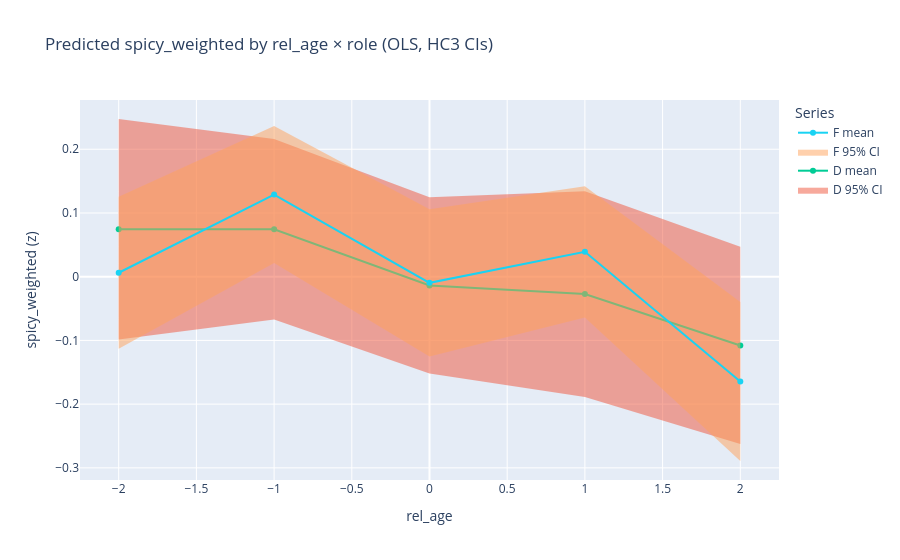

The notebook cell this image was saved under:
### Code cell
fig = go.Figure()

for role, g in pred.groupby("role"):
    g = g.sort_values("rel_age")
    # CI ribbon
    fig.add_traces(
        [
            go.Scatter(
                x=g["rel_age"],
                y=g["ci_hi"],
                mode="lines",
                line=dict(width=0),
                showlegend=False,
                hoverinfo="skip",
            ),
            go.Scatter(
                x=g["rel_age"],
                y=g["ci_lo"],
                mode="lines",
                line=dict(width=0),
                fill="tonexty",
                name=f"{role} 95% CI",
                hoverinfo="skip",
                opacity=0.2,
            ),
        ]
    )
    # Mean line
    fig.add_trace(
        go.Scatter(
            x=g["rel_age"],
            y=g["yhat"],
            mode="lines+markers",
            name=f"{role} mean",
        )
    )

fig.update_layout(
    title="Predicted spicy_weighted by rel_age × role (OLS, HC3 CIs)",
    xaxis_title="rel_age",
    yaxis_title="spicy_weighted (z)",
    legend_title="Series",
)
fig.show()

### Figure 1 — Plotly figure (JSON) as saved in the notebook; plotly's stock layout.template omitted (floating-point values rounded to 4 significant figures)
{"data": [{"hoverinfo": "skip", "line": {"width": 0}, "mode": "lines", "showlegend": false, "type": "scatter", "x": [-2, -1, 0, 1, 2], "y": [0.2475, 0.216, 0.1245, 0.1341, 0.04691]}, {"fill": "tonexty", "hoverinfo": "skip", "line": {"width": 0}, "mode": "lines", "name": "D 95% CI", "opacity": 0.2, "type": "scatter", "x": [-2, -1, 0, 1, 2], "y": [-0.0985, -0.06724, -0.1519, -0.1887, -0.2627]}, {"mode": "lines+markers", "name": "D mean", "type": "scatter", "x": [-2, -1, 0, 1, 2], "y": [0.07449, 0.07436, -0.01369, -0.02727, -0.1079]}, {"hoverinfo": "skip", "line": {"width": 0}, "mode": "lines", "showlegend": false, "type": "scatter", "x": [-2, -1, 0, 1, 2], "y": [0.1255, 0.2363, 0.1058, 0.142, -0.03986]}, {"fill": "tonexty", "hoverinfo": "skip", "line": {"width": 0}, "mode": "lines", "name": "F 95% CI", "opacity": 0.2, "type": "scatter", "x": [-2, -1, 0, 1, 2], "y": [-0.1131, 0.02162, -0.1251, -0.06394, -0.2893]}, {"mode": "lines+markers", "name": "F mean", "type": "scatter", "x": [-2, -1, 0, 1, 2], "y": [0.006203, 0.129, -0.009656, 0.03904, -0.1646]}], "layout": {"legend": {"title": {"text": "Series"}}, "title": {"text": "Predicted spicy_weighted by rel_age × role (OLS, HC3 CIs)"}, "xaxis": {"title": {"text": "rel_age"}}, "yaxis": {"title": {"text": "spicy_weighted (z)"}}}}
